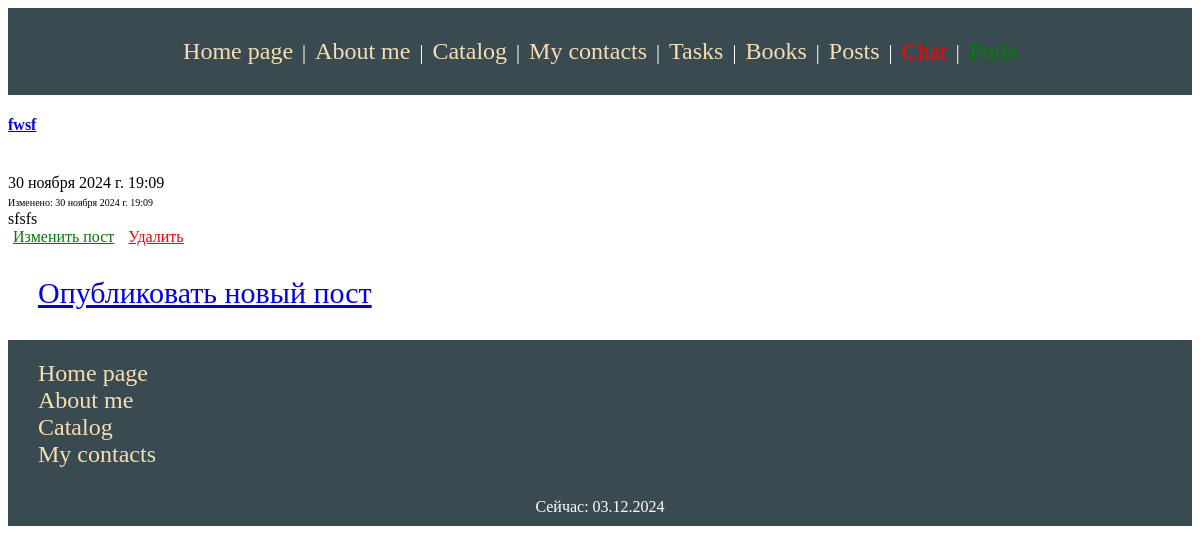
Page /post/ on the committed database.
### block/models/post.py (models this page shows, shortened)
class Post(models.Model):
    title = models.CharField(max_length=200, validators=[MinLengthValidator(5)])
    content = models.TextField(max_length=1024, validators=[MinLengthValidator(5)])
    created_at = models.DateTimeField(auto_now_add=True, help_text='Дата при создании')
    updated_at = models.DateTimeField(auto_now=True, help_text='Дата изменении')

### block/views.py (the view)
# urls.py: path('post/', views.post,  name='post'),
def post(request, id=None):
    if id != None:
        post = Post.objects.filter(id=id)
        post_all = Post.objects.all()
        return render(request, 'Post/posts.html', {'post': post, 'post_all': post_all, 'my_date': datetime.now()})
    else:
        post = Post.objects.all()
        return render(request, 'Post/posts.html', {'post': post, 'my_date': datetime.now()})

### block/templates/Post/posts.html (shortened to what this page needs)
{% extends "base.html" %}
{% block content %}
{% if post.count > 0 %}
<div class="post_blocks">
{% for form in post %}
    <div class="post_block">
        <h4 class="post_block_title">
            {% if post.count == 1 and post_all.count > 1 %}
            {{ form.title }}
            {% else %}
            <a href="{{form.id}}">{{ form.title }}</a>
            {% endif %}
        </h4><br>
        <span class="post_block_data">{{ form.created_at }}</span><br>
        {% if form.updated_at %}
            <span class="post_block_data_small" style="font-size: 10px">Изменено: {{ form.updated_at }}</span><br>
        {% else %}
            <span class="post_block_data_small" style="font-size: 10px">Изменений пока что не было</span><br>
        {% endif %}
        <span class="post_block_text">{{ form.content }}</span><br>
        {% if post.count == 1 and post_all.count > 1%}
            <a style="color: green; padding: 5px" href="edit_post/">Изменить пост</a>
            <a style="color: red; padding: 5px" href="delete_post">Удалить</a>
            {% else %}
            <a style="color: green; padding: 5px" href="{{form.id}}/edit_post">Изменить пост</a>
            <a style="color: red; padding: 5px" href="{{form.id}}/delete_post">Удалить</a>
            {% endif %}
    </div>
{% endfor %}
    <div class="public_post" style="padding: 30px; font-size: 30px"><a href="/post/create_post">Опубликовать новый пост</a></div>
    {% else %}
    <h2>Постов нет. Создай их здесь <a href="create_post/">ТыК</a></h2>
    {% endif %}
</div>
{% endblock content%}

### block/static/css/styles.css (style rules this page uses)
html { margin: 0px; -webkit-background-size: cover; -moz-background-size: cover; -o-background-size: cover; background-size: cover; }
body { max-height: 100%; }

### rows in the picture
Post: title "fwsf", created_at "30 ноября 2024 г. 19:09", updated_at "30 ноября 2024 г. 19:09", content "sfsfs"
